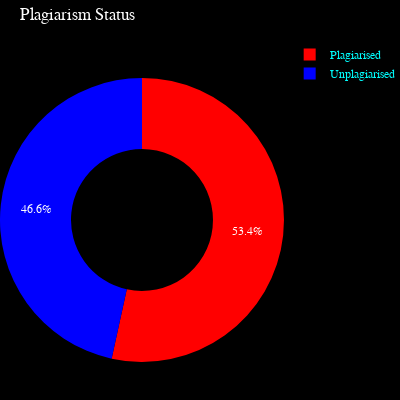

The notebook cell saved with this chart:
### Code cell
figP1.show()

### Figure 1 — Plotly figure (JSON) as saved in the notebook; plotly's stock layout.template omitted (floating-point values rounded to 4 significant figures)
{"data": [{"domain": {"x": [0, 1], "y": [0, 1]}, "hole": 0.5, "hovertemplate": "Status=%{label}<br>No. of Words=%{value}<extra></extra>", "labels": ["Unplagiarised", "Plagiarised"], "legendgroup": "", "name": "", "showlegend": true, "type": "pie", "values": [475, 545]}], "layout": {"font": {"color": "cyan", "family": "sans-serif"}, "height": 400, "legend": {"title": {"font": {"color": "cyan"}}, "tracegroupgap": 0}, "margin": {"b": 0, "l": 0, "r": 0, "t": 40}, "paper_bgcolor": "#000000", "piecolorway": ["rgb(255,0,0)", "rgb(0,0,255)"], "title": {"font": {"color": "white", "family": "sans-serif"}, "text": "Plagiarism Status"}, "width": 400}}
